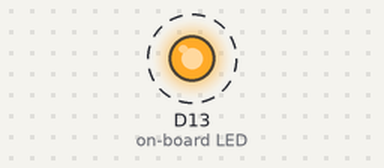
Bench run of a program on a simulated CircuitPython board. On the bench: output pins drawn as LEDs (lit = HIGH). Dashed ring = blinking. USB keyboard and mouse output is not drawn.

Above: at 15.5 s.
Timing chart, 0 to 19.7 s (numbered marks = the images above):
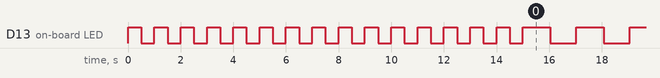

The program:

code.py
```python
import pwmio
from board import LED
import usb_hid
import time

from adafruit_hid.keyboard import Keyboard                   # lib/adafruit_hid
from adafruit_hid.keyboard_layout_us import KeyboardLayoutUS # lib/adafruit_hid
from adafruit_hid.keycode import Keycode                     # lib/adafruit_hid
from adafruit_hid.mouse import Mouse                   # lib/adafruit_hid

led = pwmio.PWMOut(LED, frequency=5000, duty_cycle=0)
kbd = Keyboard(usb_hid.devices)
layout = KeyboardLayoutUS(kbd)
mouse = Mouse(usb_hid.devices)

SCROLL_MOUSE_DISTANCE = 250 #negative number scrolls upwards
SCROLL_WITH_MOUSE = 1 #set to 1 for mouse or 0 for keyboard
DELAY_AFTER_SCROLL = 1 #interval (in seconds) between scroll and screen shot

def doScreenshot():
    global kbd
    kbd.press(Keycode.SHIFT)
    kbd.press(Keycode.GUI)
    kbd.press(layout.keycodes('3')[0])
    kbd.release_all()

def doScroll_keyboard():
    global kbd
    kbd.press(Keycode.PAGE_DOWN)
    kbd.release_all()

def doScroll_mouse():
    mouse.move(wheel=SCROLL_MOUSE_DISTANCE)

def doScroll():
    if SCROLL_WITH_MOUSE:
        return doScroll_mouse()
    else:
        return doScroll_keyboard()

def led_up():
    global led
    led.duty_cycle = 65535

def led_down():
    global led
    led.duty_cycle = 0

def main():
    for i in range(15):
        led_up()
        time.sleep(.5)
        led_down()
        time.sleep(.5)

    while True:
        led_up()
        doScreenshot()
        time.sleep(1)
        led_down()
        doScroll()
        time.sleep(DELAY_AFTER_SCROLL)

main()
```

Measured:
- by itself, D13 (on-board LED): goes 14 × (LOW 0.50 s, HIGH 0.50 s), LOW 0.50 s, 56 × (HIGH 1.0 s, LOW 1.0 s), HIGH 1.0 s, then LOW
